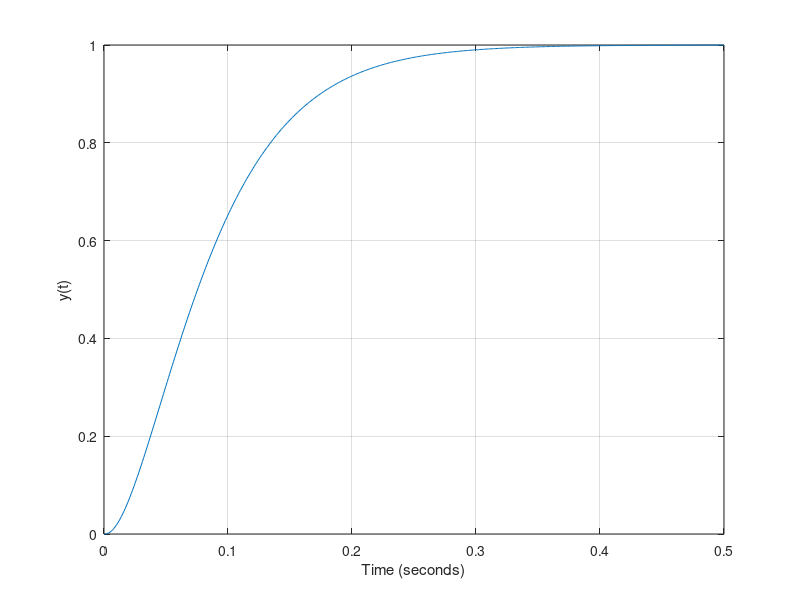

Source code (MATLAB):
% Chapter 6: Figure 6.24
%
Ka=100; K1=0.05;
ng1=[5000]; dg1=[1 1000]; sys1=tf(ng1,dg1);
ng2=[1]; dg2=[1 20 0]; sys2=tf(ng2,dg2);
nc=[K1 1]; dc=[0 1]; sysc=tf(nc,dc);
syso=series(Ka*sys1,sys2);
sys=feedback(syso,sysc); sys=minreal(sys);
t=[0:0.001:0.5];
y=step(sys,t);plot(t,y)
ylabel('y(t)'),xlabel('Time (seconds)'), grid
